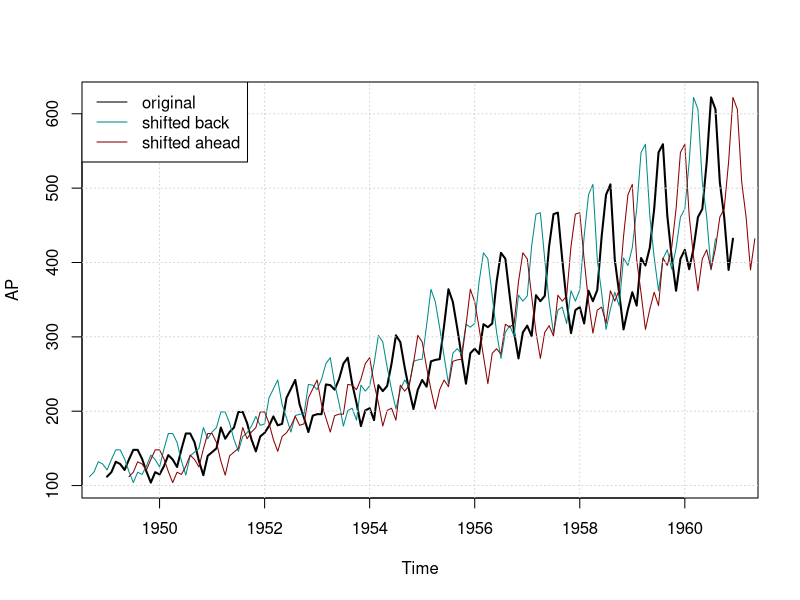

Here is the R script that generated this plot:
#lag function --> see figure time-shift transformations
AP = AirPassengers
AP.back = lag(AP, k = 4)
AP.ahead = lag(AP, k = -5)
plot(AP, lwd=2)
lines(AP.back, col="darkcyan")
lines(AP.ahead, col = "darkred")
grid()
legend("topleft", legend=c("original", "shifted back", "shifted ahead"),
lty=1, col = c("black", "darkcyan", "darkred"))